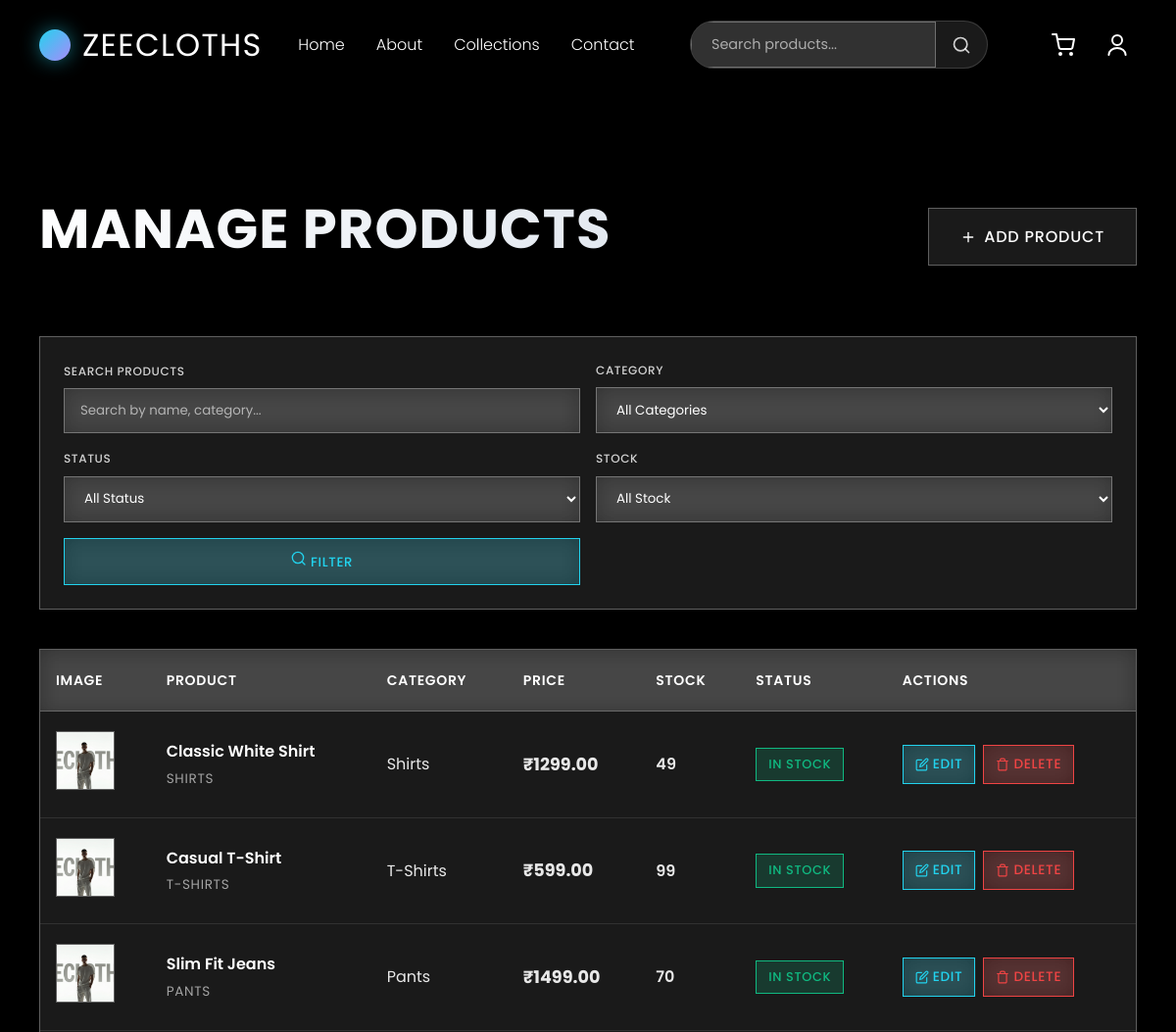
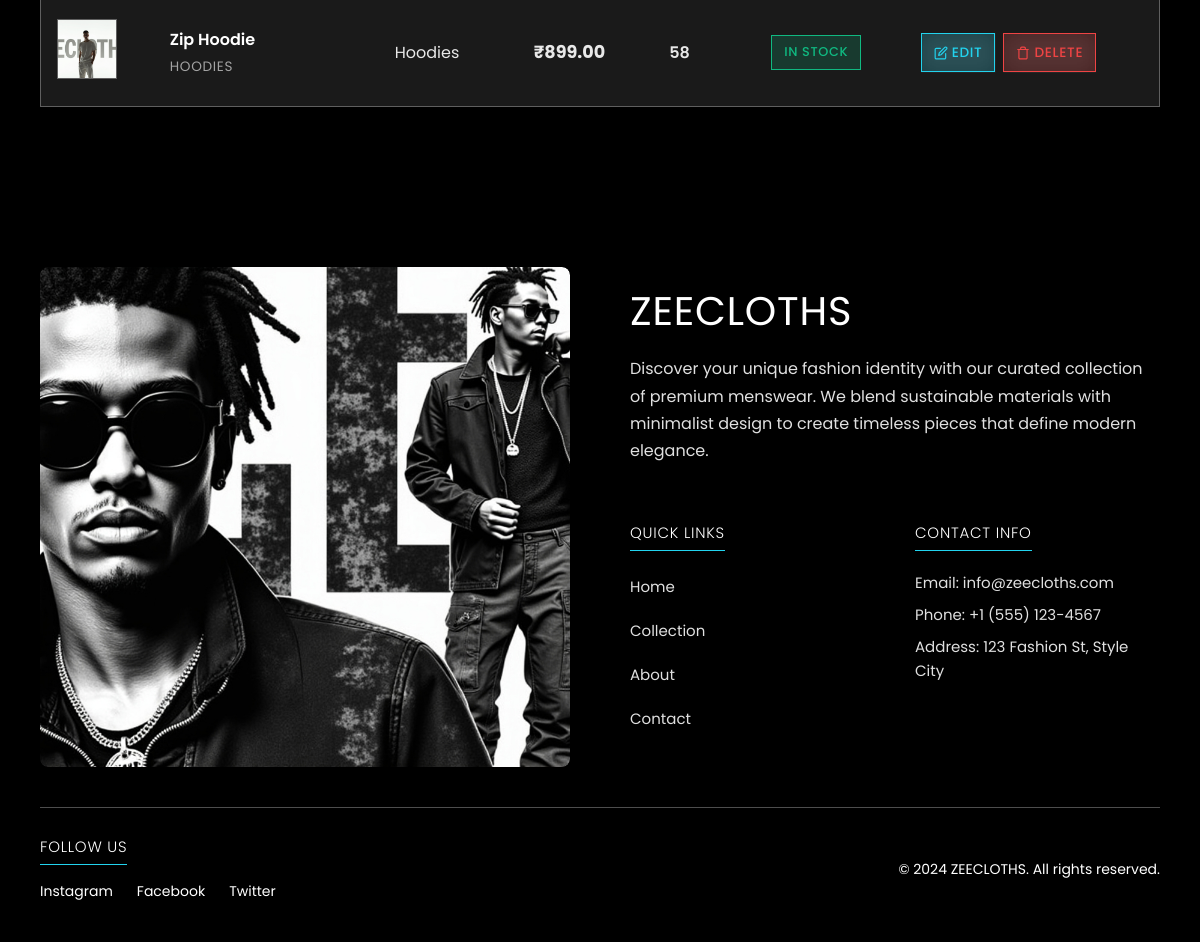
The app's page /admin/products (signed in) with its own data (2 pictures, top to bottom).
### models.py (models this page shows)
class Product(db.Model):
    id = db.Column(db.Integer, primary_key=True)
    name = db.Column(db.String(100), nullable=False)
    description = db.Column(db.Text)
    price = db.Column(db.Float, nullable=False)
    stock = db.Column(db.Integer, default=0)
    image_url = db.Column(db.String(200))
    sizes = db.Column(db.String(200))  # JSON string of available sizes
    colors = db.Column(db.String(200))  # JSON string of available colors
    category_id = db.Column(db.Integer, db.ForeignKey('category.id'), nullable=False)
    created_at = db.Column(db.DateTime, default=datetime.utcnow)
    order_items = db.relationship('OrderItem', backref='product', lazy=True)

class Category(db.Model):
    id = db.Column(db.Integer, primary_key=True)
    name = db.Column(db.String(50), nullable=False)
    description = db.Column(db.Text)
    image_url = db.Column(db.String(200))
    products = db.relationship('Product', backref='category', lazy=True)

### routes/admin_routes.py (the view)
@admin_bp.route('/products')
@login_required
@admin_required
def products():
    page = request.args.get('page', 1, type=int)
    products = Product.query.paginate(page=page, per_page=20, error_out=False)
    return render_template('admin/products.html', products=products)

### app.py (called while the page is built)
@login_manager.user_loader
def load_user(user_id):
    return User.query.get(int(user_id))

### routes/admin_routes.py (called while the page is built)
def admin_required(f):
    @wraps(f)
    def decorated_function(*args, **kwargs):
        if not current_user.is_authenticated or not current_user.is_admin:
            flash('Access denied. Admin privileges required.', 'error')
            return redirect(url_for('index'))
        return f(*args, **kwargs)
    return decorated_function

### templates/admin/products.html (shortened to what this page needs)
{% extends "base.html" %}
{% block content %}
<div class="admin-products-page">
  <div class="container">
    <div class="page-header">
        <h1>Manage Products</h1>
      <a href="{{ url_for('admin.add_product') }}" class="add-product-btn">
        <svg width="16" height="16" viewBox="0 0 24 24" fill="none" xmlns="http://www.w3.org/2000/svg">
          <path d="M12 5V19" stroke="currentColor" stroke-width="2" stroke-linecap="round" stroke-linejoin="round"/>
          <path d="M5 12H19" stroke="currentColor" stroke-width="2" stroke-linecap="round" stroke-linejoin="round"/>
        </svg>
        Add Product
        </a>
    </div>
    {% if products.items %}
      <div class="filters-section">
        <div class="filters-grid">
          <div class="filter-group">
            <label class="filter-label">Search Products</label>
            <input type="text" class="filter-input" id="searchInput" placeholder="Search by name, category...">
          </div>
          <div class="filter-group">
            <label class="filter-label">Category</label>
            <select class="filter-select" id="categoryFilter">
              <option value="">All Categories</option>
            </select>
          </div>
          <div class="filter-group">
            <label class="filter-label">Status</label>
            <select class="filter-select" id="statusFilter">
              <option value="">All Status</option>
            </select>
          </div>
          <div class="filter-group">
            <label class="filter-label">Stock</label>
            <select class="filter-select" id="stockFilter">
              <option value="">All Stock</option>
            </select>
          </div>
          <div class="filter-group">
            <button class="filter-btn" onclick="applyFilters()">
              Filter
            </button>
          </div>
        </div>
      </div>
    <div class="products-table">
        <table style="width: 100%; border-collapse: collapse;">
          <thead class="table-header">
                <tr>
                    <th>Image</th>
              <th>Product</th>
                    <th>Category</th>
                    <th>Price</th>
                    <th>Stock</th>
              <th>Status</th>
                    <th>Actions</th>
                </tr>
            </thead>
          <tbody class="table-body">
                {% for product in products.items %}
                <tr>
                    <td>
                  <img src="{{ product.image_url }}" alt="{{ product.name }}" class="product-image">
                    </td>
                    <td>
                  <div class="product-name">{{ product.name }}</div>
                  <div class="product-category">{{ product.category.name if product.category else 'No Category' }}</div>
                </td>
                <td>{{ product.category.name if product.category else 'No Category' }}</td>
                <td class="product-price">₹{{ "%.2f"|format(product.price) }}</td>
                <td class="product-stock {% if product.stock > 50 %}stock-high{% elif product.stock > 10 %}stock-medium{% else %}stock-low{% endif %}">
                  {{ product.stock }}
                    </td>
                    <td>
                  <span class="status-badge {% if product.stock > 0 %}status-active{% else %}status-inactive{% endif %}">
                    {% if product.stock > 0 %}In Stock{% else %}Out of Stock{% endif %}
                        </span>
                    </td>
                    <td>
                        <div class="action-buttons">
                    <a href="{{ url_for('admin.edit_product', product_id=product.id) }}" class="btn btn-edit">
                      Edit
                    </a>
                    <button class="btn btn-delete" onclick="deleteProduct({{ product.id }})">
                      Delete
                                </button>
                        </div>
                    </td>
                </tr>
                {% endfor %}
            </tbody>
        </table>
    </div>
    {% endif %}
  </div>
</div>
{% endblock %}

### static/css/styles.css (style rules this page uses)
* { margin: 0; padding: 0; box-sizing: border-box; }
body { font-family: 'Poppins', sans-serif; line-height: 1.6; color: #333; background: #ffffff; overflow-x: hidden; }
.container { max-width: 1400px; margin: 0 auto; padding: 0 40px; }
h1, h2, h3, h4, h5, h6 { font-weight: 400; line-height: 1.2; margin-bottom: 1rem; }
h1 { font-size: 3rem; }
a { color: inherit; text-decoration: none; transition: all 0.3s ease; }
.btn { display: inline-block; padding: 12px 24px; background: #22d3ee; color: #ffffff; border: none; border-radius: 8px; font-weight: 300; cursor: pointer; transition: all 0.3s ease; text-decoration: none; font-size: 1rem; }

### records on screen
Product: image_url (picture), name "Classic White Shirt", category "SHIRTS", category "Shirts", price "1299.00", stock "49", shows "IN STOCK"
Product: image_url (picture), name "Casual T-Shirt", category "T-SHIRTS", category "T-Shirts", price "599.00", stock "99", shows "IN STOCK"
Product: image_url (picture), name "Slim Fit Jeans", category "PANTS", category "Pants", price "1499.00", stock "70", shows "IN STOCK"
Product: image_url (picture), name "Zip Hoodie", category "HOODIES", category "Hoodies", price "899.00", stock "58", shows "IN STOCK"
